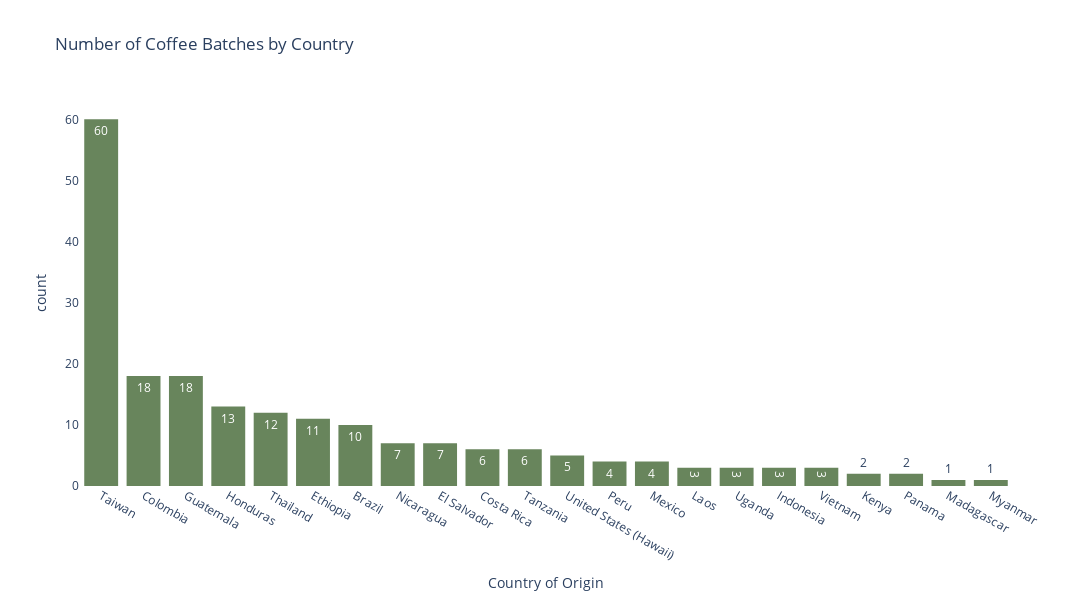

The code cell stored with this chart in its notebook:
### Code cell
# Bar plot of country of origin
country = px.histogram(coffee, x='country_of_origin', title='Number of Coffee Batches by Country',
                       labels={'count':'Number of Batches', 'country_of_origin':'Country of Origin'}, 
                       width=1100, height=600, color_discrete_sequence=[px.colors.qualitative.Antique[6]],
                       text_auto=True)

country.update_layout({
    'plot_bgcolor':'rgba(0, 0, 0, 0)',
    'paper_bgcolor':'rgba(0, 0, 0, 0)'
})

country.update_layout(xaxis={'categoryorder':'total descending'})
color.update_layout(yaxis_title='Number of Batches')

country.show()

### Figure 1 — Plotly figure (JSON) as saved in the notebook; plotly's stock layout.template omitted (floating-point values rounded to 4 significant figures; data arrays with more than 128 entries replaced by an {"elided": "..."} marker saying what was removed)
{"data": [{"alignmentgroup": "True", "bingroup": "x", "hovertemplate": "Country of Origin=%{x}<br>count=%{y}<extra></extra>", "legendgroup": "", "marker": {"color": "rgb(104, 133, 92)", "pattern": {"shape": ""}}, "name": "", "offsetgroup": "", "orientation": "v", "showlegend": false, "texttemplate": "%{value}", "type": "histogram", "x": {"elided": "199 str values"}, "xaxis": "x", "yaxis": "y"}], "layout": {"barmode": "relative", "height": 600, "legend": {"tracegroupgap": 0}, "paper_bgcolor": "rgba(0, 0, 0, 0)", "plot_bgcolor": "rgba(0, 0, 0, 0)", "title": {"text": "Number of Coffee Batches by Country"}, "width": 1100, "xaxis": {"anchor": "y", "categoryorder": "total descending", "domain": [0, 1], "title": {"text": "Country of Origin"}}, "yaxis": {"anchor": "x", "domain": [0, 1], "title": {"text": "count"}}}}
